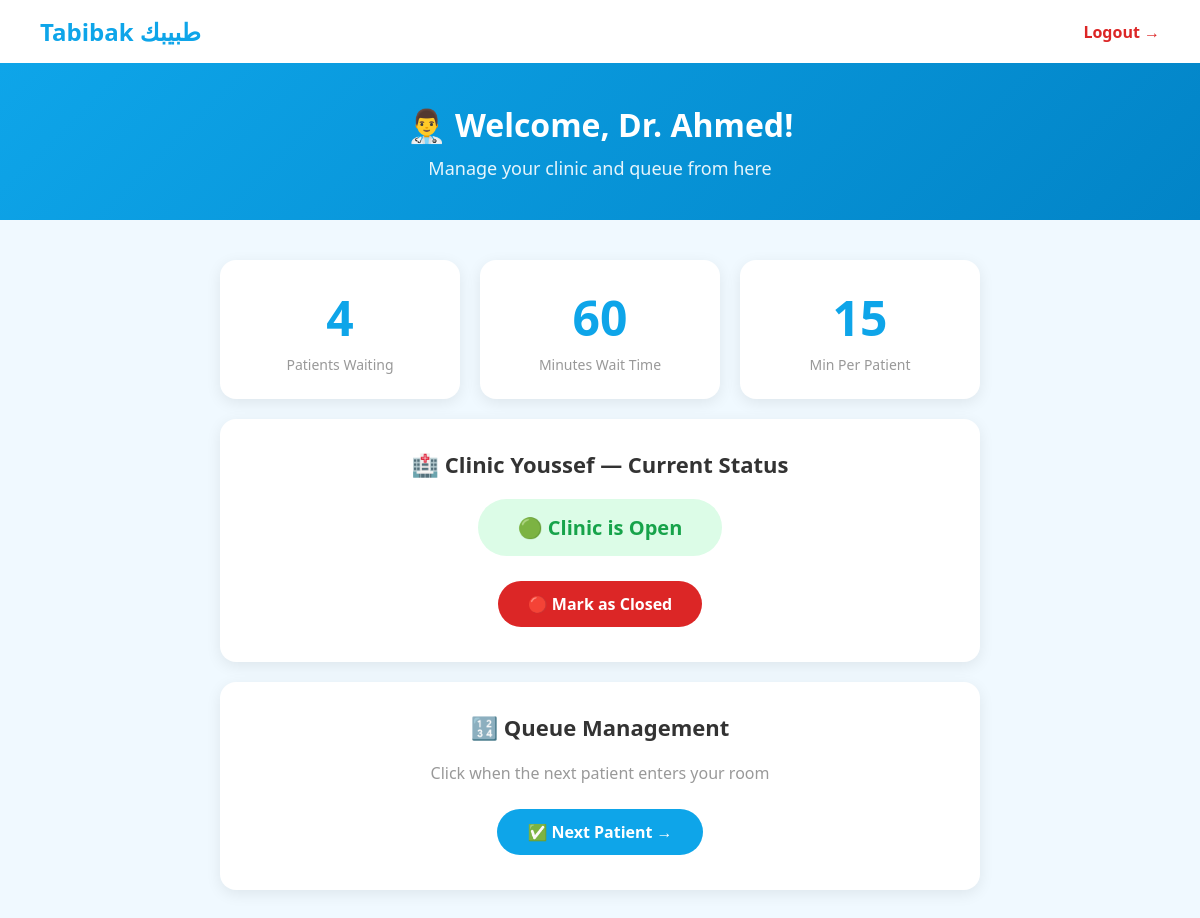
The app's page /doctor/dashboard (signed in) with its own data.
### tables this page shows
CREATE TABLE clinics (
        id INTEGER PRIMARY KEY,
        name TEXT,
        doctor TEXT,
        specialty TEXT,
        patients_waiting INTEGER,
        minutes_per_patient INTEGER,
        is_open INTEGER
    , latitude REAL DEFAULT 0, longitude REAL DEFAULT 0, address TEXT DEFAULT '');

### app.py (the view)
@app.route("/doctor/dashboard")
def doctor_dashboard():
    if "doctor_id" not in session:
        return redirect("/doctor/login")
    conn = sqlite3.connect("tabibak.db")
    cursor = conn.cursor()
    cursor.execute("SELECT * FROM clinics WHERE id = ?", (session["clinic_id"],))
    clinic = cursor.fetchone()
    cursor.execute("""
        SELECT patients.* FROM patients
        JOIN medical_documents ON patients.id = medical_documents.patient_id
        GROUP BY patients.id
    """)
    patients = cursor.fetchall()
    conn.close()
    return render_template("doctor_dashboard.html", doctor=session["doctor_name"], clinic=clinic, patients=patients)

### templates/doctor_dashboard.html (shortened to what this page needs)
<!DOCTYPE html>
<html lang="en">
<head>
</head>
<body>
    <nav>
        <div class="logo">Tabibak طبيبك</div>
        <a href="/doctor/logout" class="logout">Logout →</a>
    </nav>
    <div class="welcome">
        <h1>👨‍⚕️ Welcome, {{ doctor }}!</h1>
        <p>Manage your clinic and queue from here</p>
    </div>
    <div class="dashboard">
        <div class="stats">
            <div class="stat-card">
                <div class="stat-number">{{ clinic[4] }}</div>
                <div class="stat-label">Patients Waiting</div>
            </div>
            <div class="stat-card">
                <div class="stat-number">{{ clinic[4] * clinic[5] }}</div>
                <div class="stat-label">Minutes Wait Time</div>
            </div>
            <div class="stat-card">
                <div class="stat-number">{{ clinic[5] }}</div>
                <div class="stat-label">Min Per Patient</div>
            </div>
        </div>
        <div class="status-card">
            <h2>🏥 {{ clinic[1] }} — Current Status</h2>
            {% if clinic[6] == 1 %}
                <div class="status-open">🟢 Clinic is Open</div><br>
                <a href="/doctor/leave" class="btn btn-red">🔴 Mark as Closed</a>
            {% else %}
                <div class="status-closed">🔴 Clinic is Closed</div><br>
                <a href="/doctor/arrive" class="btn btn-green">🟢 Mark as Open</a>
            {% endif %}
        </div>
        <div class="queue-card">
            <h2>🔢 Queue Management</h2>
            <p style="color:#999; margin-bottom:20px;">Click when the next patient enters your room</p>
            <a href="/doctor/next" class="btn btn-blue">✅ Next Patient →</a>
        </div>
    </div>
</body>
</html>

### templates/doctor_dashboard.html (style rules this page uses)
* { margin: 0; padding: 0; box-sizing: border-box; }
body { font-family: 'Segoe UI', sans-serif; background: #f0f9ff; color: #333; }
nav { background: white; padding: 15px 40px; display: flex; justify-content: space-between; align-items: center; box-shadow: 0 2px 10px rgba(0,0,0,0.1); }
.logo { font-size: 24px; font-weight: bold; color: #0ea5e9; }
.logout { color: #dc2626; text-decoration: none; font-weight: 600; }
.welcome { background: linear-gradient(135deg, #0ea5e9, #0284c7); color: white; padding: 40px; text-align: center; }
.welcome h1 { font-size: 32px; margin-bottom: 10px; }
.welcome p { font-size: 18px; opacity: 0.9; }
.dashboard { max-width: 800px; margin: 40px auto; padding: 0 20px; }
.status-card { background: white; border-radius: 16px; padding: 30px; margin-bottom: 20px; box-shadow: 0 4px 15px rgba(0,0,0,0.08); text-align: center; }
.status-card h2 { font-size: 22px; margin-bottom: 20px; color: #333; }
.status-open { background: #dcfce7; color: #16a34a; padding: 15px 40px; border-radius: 50px; font-size: 20px; font-weight: bold; display: inline-block; margin-bottom: 20px; }
.btn { padding: 12px 30px; border-radius: 50px; font-size: 16px; font-weight: bold; text-decoration: none; display: inline-block; margin: 5px; transition: transform 0.2s; }
.btn-red { background: #dc2626; color: white; }
.btn-blue { background: #0ea5e9; color: white; }
.stats { display: flex; gap: 20px; margin-bottom: 20px; }
.stat-card { background: white; border-radius: 16px; padding: 25px; flex: 1; text-align: center; box-shadow: 0 4px 15px rgba(0,0,0,0.08); }
.stat-number { font-size: 48px; font-weight: bold; color: #0ea5e9; }
.stat-label { color: #999; font-size: 14px; margin-top: 5px; }
.queue-card { background: white; border-radius: 16px; padding: 30px; box-shadow: 0 4px 15px rgba(0,0,0,0.08); text-align: center; }
.queue-card h2 { font-size: 22px; margin-bottom: 20px; }

### records on screen
clinics: doctor "Dr. Ahmed", patients_waiting "4", clinic[4]*clinic[5] "60", minutes_per_patient "15", name "Clinic Youssef"
